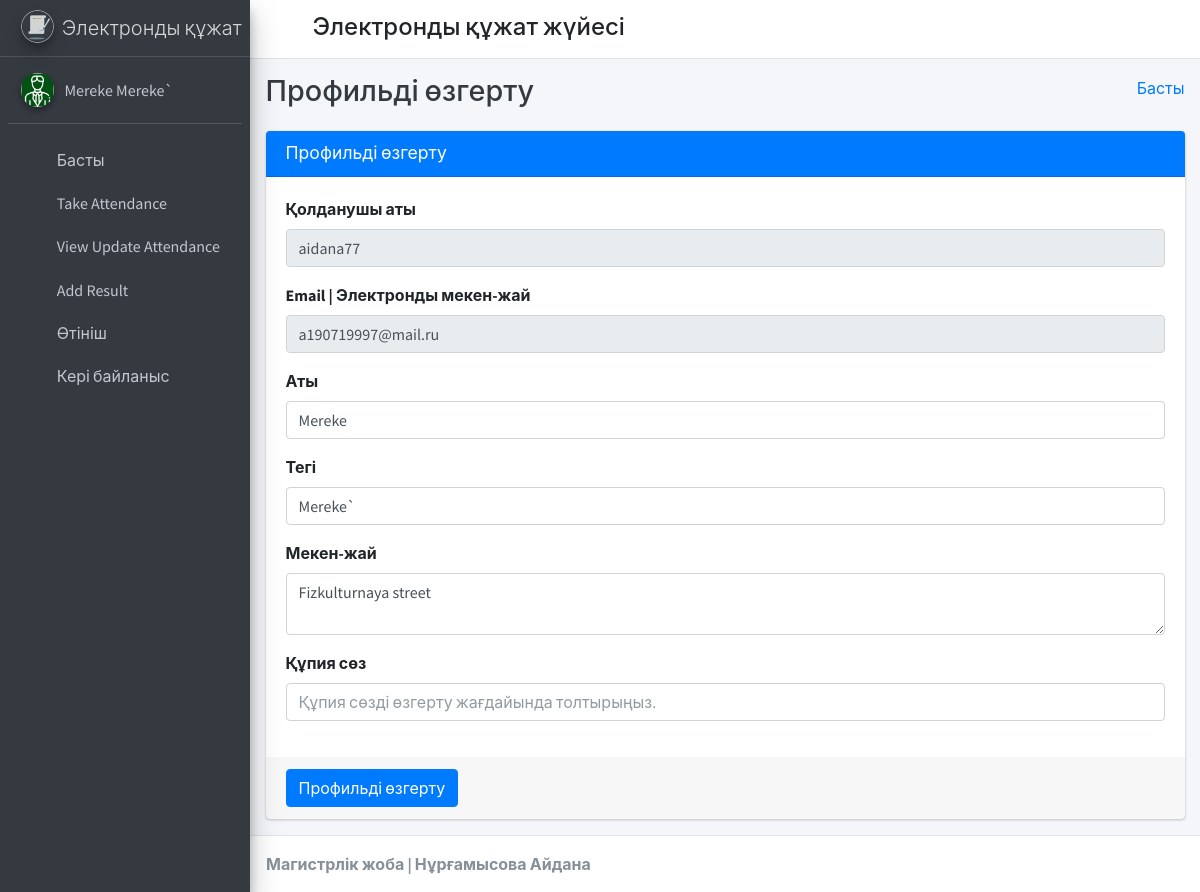
The app's page /staff_profile/ (signed in) with its own data.
### student_management_app/models.py (models this page shows)
class CustomUser(AbstractUser):
    user_type_data = ((1, "HOD"), (2, "Staff"), (3, "Student"))
    user_type = models.CharField(default=1, choices=user_type_data, max_length=10)

class Staffs(models.Model):
    id = models.AutoField(primary_key=True)
    admin = models.OneToOneField(CustomUser, on_delete = models.CASCADE)
    address = models.TextField()
    created_at = models.DateTimeField(auto_now_add=True)
    updated_at = models.DateTimeField(auto_now=True)
    objects = models.Manager()

### student_management_app/StaffViews.py (the view)
# urls.py: path('staff_profile/', StaffViews.staff_profile, name="staff_profile"),
def staff_profile(request):
    user = CustomUser.objects.get(id=request.user.id)
    staff = Staffs.objects.get(admin=user)
    context={
        "user": user,
        "staff": staff
    }
    return render(request, 'staff_template/staff_profile.html', context)

### student_management_app/templates/staff_template/staff_profile.html (shortened to what this page needs)
{% extends 'staff_template/base_template.html' %}
{% block page_title %}
    Профильді өзгерту
{% endblock page_title %}
{% block main_content %}
{% load static %}
<section class="content">
        <div class="container-fluid">
            <div class="row">
                <div class="col-md-12">
                    <div class="card card-primary">
                    <div class="card-header">
                        <h3 class="card-title">Профильді өзгерту</h3>
                    </div>
                    <form role="form" method="POST" action="{% url 'staff_profile_update' %}">
                        <div class="card-body">
                            <div class="form-group">
                                <label>Қолданушы аты </label>
                                <input type="text" class="form-control" name="username" value="{{ user.username }}" disabled="disabled">
                            </div>
                            <div class="form-group">
                                <label>Email | Электронды мекен-жай</label>
                                <input type="text" class="form-control" name="email" value="{{ user.email }}" disabled="disabled">
                            </div>
                            <div class="form-group">
                                <label>Аты </label>
                                <input type="text" class="form-control" name="first_name" value="{{ user.first_name }}">
                            </div>
                            <div class="form-group">
                                <label>Тегі </label>
                                <input type="text" class="form-control" name="last_name" value="{{ user.last_name }}">
                            </div>
                            <div class="form-group">
                                <label>Мекен-жай </label>
                                <textarea name="address" class="form-control" row="5">{{ staff.address }}</textarea>
                            </div>
                            <div class="form-group">
                                <label>Құпия сөз </label>
                                <input type="text" class="form-control" name="password" placeholder="Құпия сөзді өзгерту жағдайында толтырыңыз.">
                            </div>
                        </div>
                        <div class="card-footer">
                        <button type="submit" class="btn btn-primary">Профильді өзгерту</button>
                        </div>
                    </form>
                    </div>
                </div>
            </div>
        </div>
      </section>
  {% endblock main_content %}

### student_management_app/templates/staff_template/sidebar_template.html (shortened to what this page needs)
{% load static %}
<aside class="main-sidebar sidebar-dark-primary elevation-4">
      <a href="{% url 'staff_home' %}" class="brand-link">
        <img src="{% static 'dist/img/AdminLTELogo.png' %}" alt="AdminLTE Logo" class="brand-image img-circle elevation-3"
            style="opacity: .8">
        <span class="brand-text font-weight-light">Электронды құжат </span>
      </a>
      <div class="sidebar">
        <div class="user-panel mt-3 pb-3 mb-3 d-flex">
          <div class="image">
            <img src="{% static 'dist/img/user2-160x160.jpg' %}" class="img-circle elevation-2" alt="User Image">
          </div>
          <div class="info">
            <a href="{% url 'staff_profile' %}" class="d-block">{{ user.first_name }} {{ user.last_name }}</a>
          </div>
        </div>
        <nav class="mt-2">
          <ul class="nav nav-pills nav-sidebar flex-column" data-widget="treeview" role="menu" data-accordion="false">
            <li class="nav-item">
              {% url 'staff_home' as staff_home %}
              <a href="{{ staff_home }}" class="nav-link {% if request.path == staff_home %} active {% endif %}">
                <i class="nav-icon fas fa-tachometer-alt"></i>
                <p>
                  Басты
                </p>
              </a>
            </li>
            <li class="nav-item">
              {% url 'staff_take_attendance' as staff_take_attendance %}
              <a href="{{ staff_take_attendance }}" class="nav-link {% if request.path == staff_take_attendance %} active {% endif %}">
                <i class="nav-icon fas fa-calendar-plus"></i>
                <p>
                  Take Attendance
                </p>
              </a>
            </li>
            <li class="nav-item">
              {% url 'staff_update_attendance' as staff_update_attendance %}
              <a href="{{ staff_update_attendance }}" class="nav-link {% if request.path == staff_update_attendance %} active {% endif %}">
                <i class="nav-icon fas fa-calendar-alt"></i>
                <p>
                  View Update Attendance
                </p>
              </a>
            </li>
            <li class="nav-item">
              {% url 'staff_add_result' as staff_add_result %}
              <a href="{{ staff_add_result }}" class="nav-link {% if request.path == staff_add_result %} active {% endif %}">
                <i class="nav-icon fas fa-tasks"></i>
                <p>
                  Add Result
                </p>
              </a>
            </li>
            <li class="nav-item">
              {% url 'staff_apply_leave' as staff_apply_leave %}
              <a href="{{ staff_apply_leave }}" class="nav-link {% if request.path == staff_apply_leave %} active {% endif %}">
                <i class="nav-icon fas fa-envelope-open-text"></i>
                <p>
                  Өтініш
                </p>
              </a>
            </li>
            <li class="nav-item">
              {% url 'staff_feedback' as staff_feedback %}
              <a href="{{ staff_feedback }}" class="nav-link {% if request.path == staff_feedback %} active {% endif %}">
                <i class="nav-icon fas fa-comments"></i>
                <p>
                  Кері байланыс
                </p>
              </a>
            </li>
          </ul>
        </nav>
      </div>
    </aside>

### records on screen
CustomUser: first_name "Mereke", last_name "Mereke`", username "aidana77", email "a190719997@mail.ru"
Staffs: address "Fizkulturnaya street"
